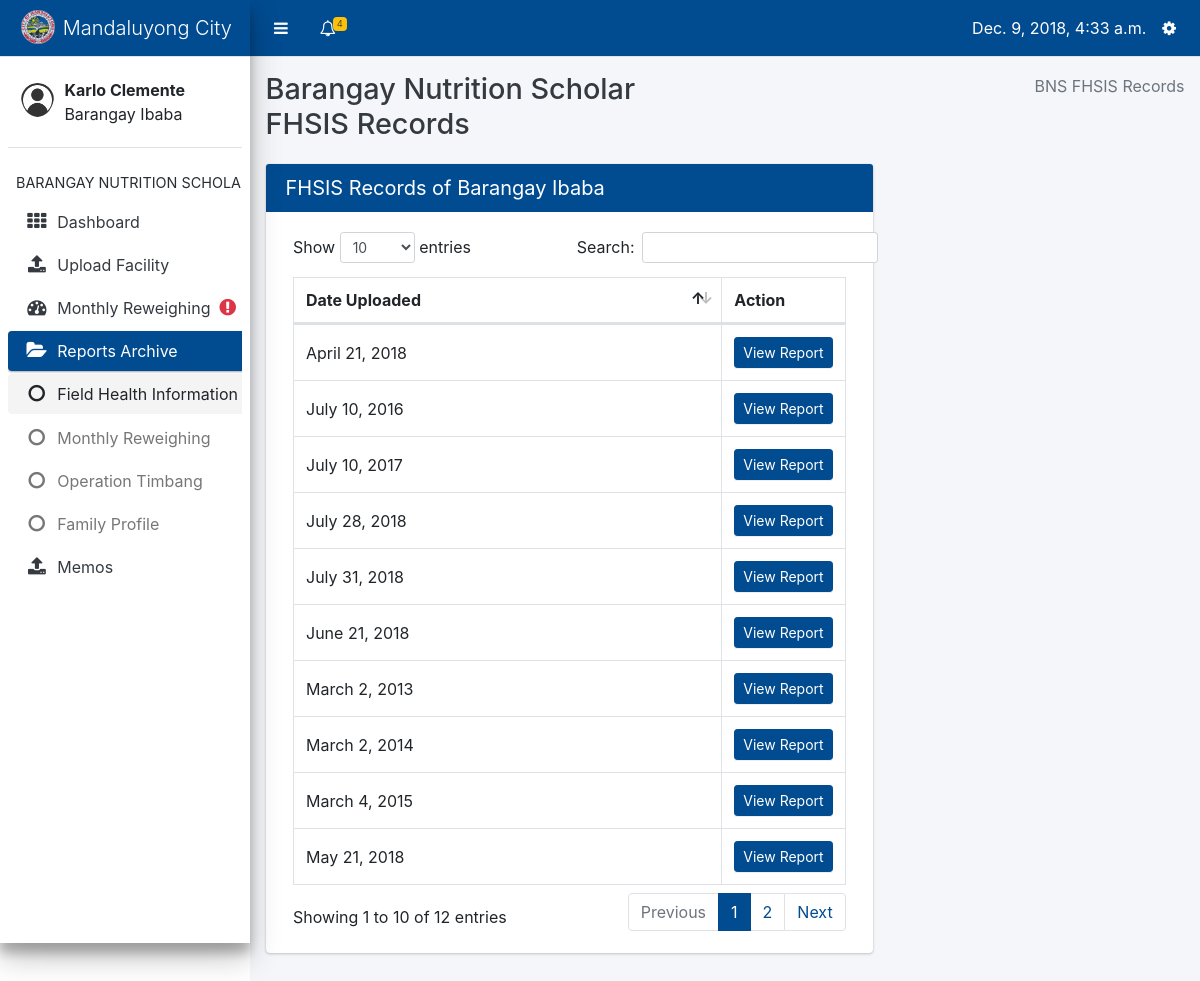
Screenshot of /data-input/bns/fhsis/list (signed in) with the database file from the repository.
### core/models.py (models this page shows, shortened)
class Profile(models.Model):
    user = models.OneToOneField(User, on_delete=models.CASCADE, related_name='profile')
    barangay = models.ForeignKey(Barangay, on_delete=models.CASCADE, null=True, blank=True)
    USER_TYPES = (
        ('Barangay Nutrition Scholar', 'Barangay Nutrition Scholar'),
        ('Nutritionist', 'Nutritionist'),
        ('Nutrition Program Coordinator', 'Nutrition Program Coordinator')
    )
    user_type = models.CharField(max_length=40, choices=USER_TYPES)

### datainput/models.py (models this page shows, shortened)
class Barangay(models.Model):
    name = models.CharField(max_length=100)
    @property
    def has_reweighed(self):
        patients = Patient.objects.filter(barangay=self)
        if patients.count() == 0:
            return False
        for patient in patients:
            try:
                mr = MonthlyReweighing.objects.get(patient=patient, date__month=datetime.now().month)
            except MonthlyReweighing.DoesNotExist:
                return False
        return True

class FHSIS(models.Model):
    date = models.DateTimeField(default=datetime.now)
    uploaded_by = models.ForeignKey('core.Profile', on_delete=models.DO_NOTHING)
    barangay = models.ForeignKey(Barangay, on_delete=models.CASCADE)

### datainput/views.py (the view)
# urls.py: path('bns/fhsis/list', views.show_fhsis_list, name='show_fhsis_list'),
@login_required
def show_fhsis_list(request):
    barangay = Profile.objects.get(user=request.user).barangay
    fhsis_records = FHSIS.objects.filter(barangay=barangay)
    profile = Profile.objects.get(user=request.user)
    context = {
        'active': 'fh',
        'profile': profile,
        'fhsis_records': fhsis_records.order_by('-date')
    }
    return render(request, 'datainput/show_fhsis_list.html', context)

### core/context_processors.py (called while the page is built)
def get_user_type(request):
    if request.user.is_anonymous:
        return {
            'user_type': None
        }
    return {
        'user_type': Profile.objects.get(user=request.user).user_type
    }

def get_notifications(request):
    if not request.user.is_anonymous:
        notifications = Notification.objects.filter(profile_to=Profile.objects.get(user=request.user)).order_by('-date')
        return {
            'notifications': notifications
        }
    return {
        'notifications': None
    }

def get_unread_notifications(request):
    if not request.user.is_anonymous:
        unread_count = Notification.objects.filter(profile_to=Profile.objects.get(user=request.user), is_read=False)
        return {
            'unread_count': unread_count.count()
        }
    return {
        'unread_count': None
    }

def today(request):
    return {
        'today': datetime.now()
    }

def year_now(request):
    return {
        'year_present': datetime.now().year
    }

def profile(request):
    if request.user.is_anonymous:
        return {
            'profile': None
        }
    return {
        'profile': Profile.objects.get(user=request.user)
    }

### datainput/templates/datainput/show_fhsis_list.html (shortened to what this page needs)
{% extends 'core/bns-layout.html' %}
{% block content %}
<div class="content-wrapper" style="min-height: 620px; height: auto; margin-top: 57px;">
    <div class="content-header">
        <div class="container-fluid">
            <div class="row mb-2">
                    <div class="col-sm-6">
                        <h1 class="m-0 text-dark">Barangay Nutrition Scholar FHSIS Records</h1>
                    </div>
                <div class="col-sm-6">
                    <ol class="breadcrumb float-sm-right">
                        <li class="breadcrumb-item active">BNS FHSIS Records</li>
                    </ol>
                </div>
            </div>
        </div>
    </div>
    <section class="content">
        <div class="container-fluid">
            <div class="row">
                <div class="col-8">
                    <div class="card card-primary">
                        <div class="card-header">
                            <h3 class="card-title">FHSIS Records of {{ profile.barangay.name }} </h3>
                        </div>
                        <div class="card-body">
    <table id="family_list" class="table table-bordered table-hover dataTable">
                                <thead>
                                    <tr>
                                        <th>Date Uploaded</th>
                                        <th style="width: 16%;">Action</th>
                                    </tr>
                                </thead>
                                <tbody>
        {% for fhsis in fhsis_records %}
            <tr>
                <td style="vertical-align: middle;">
                    {{ fhsis.date.date }}
                </td>
                <td>
                    <a style="text-align: center;" class="btn btn-primary btn-sm col-12" href="{% url 'datainput:display_fhsis' fhsis.id %}">View Report</a>
                </td>
            </tr>
        {% endfor %}
    </table>
                        </div>
                    </div>
                </div>
            </div>
        </div>
    </section>
</div>
{% endblock %}

### core/templates/core/bns-layout.html (shortened to what this page needs)
{% load static %}
<html>
    <head>
        <link rel="stylesheet" type="text/css" href="{% static 'core/plugins/bootstrap/css/bootstrap.css' %}">
        <link rel="stylesheet" type="text/css" href="{% static 'core/plugins/css/adminlte.css' %}">
        <link rel="stylesheet" type="text/css" href="{% static 'core/plugins/datatables/dataTables.bootstrap4.css' %}">
        <link rel="stylesheet" type="text/css" href="{% static 'core/plugins/font-awesome/css/font-awesome.css' %}">
    </head>
    <body class="sidebar-mini">
        <div class="wrapper">
            <nav class="main-header navbar navbar-expand border-bottom navbar-light bg-primary" style="position: fixed; right: 0; left: 0;">
                <ul class="navbar-nav">
                    <li class="nav-item">
                        <a class="nav-link" data-widget="pushmenu" href="#" style="padding-top: 12px;"><i class="fa fa-bars"></i></a>
                    </li>
                    <li class="nav-item dropdown">
                        <a class="nav-link" data-toggle="dropdown" href="#" aria-expanded="false" style="padding-top: 12px;">
                            <i class="fa fa-bell-o"></i>
                            {% if unread_count > 0 %}
                                <span class="badge badge-warning navbar-badge">
                                {{ unread_count }}</span>
                            {% endif %}
                        </a>
                    </li>
                </ul>
                <ul class="navbar-nav ml-auto">
                    <li class="nav-item mt-2">
                        {{ today }}
                    </li>
                    <li class="nav-item dropdown">
                        <a class="nav-link" data-toggle="dropdown" href="#" aria-expanded="true" style="padding-top: 12px;">
                            <i class="fa fa-cog"></i>
                        </a>
                    </li>
                </ul>
            </nav>
            <aside class="main-sidebar elevation-4 sidebar-light-primary" style="min-height: 620px;">
                <div class="brand-link bg-primary">
                    <img src="{% static 'core/images/com.png' %}" class="brand-image img-circle" style="opacity: .8">
                    <span class="brand-text font-weight-light">Mandaluyong City</span>
                </div>
                <div class="sidebar">
                    <div class="user-panel mt-3 pb-3 mb-3 d-flex">
                        <div class="image">
                            <img src="{% static 'core/images/usr.png' %}" class="img-circle" alt="User Image" style="padding-top: 10px">
                        </div>
                        <div class="info">
                            <div class="d-block"><b>{{ profile.user.first_name }} {{ profile.user.last_name }}</b><br>{{ profile.barangay.name }}</div>
                        </div>
                    </div>
                    <nav class="mt-2">
                        <ul class="nav nav-pills nav-sidebar flex-column" data-widget="treeview" role="menu" data-accordion="false">
                            <li class="nav-header">BARANGAY NUTRITION SCHOLAR</li>
                            <li class="nav-item">
                                <a class="nav-link {% if active == 'db' %}active{% endif %}" href="{% url 'core:bns_dashboard' %}">
                                    <i class="nav-icon fa fa-th"></i>
                                    <p>Dashboard</p>
                                </a>
                            </li>
                            <li class="nav-item">
                                <a href="{% url 'core:bns-index' %}" class="nav-link {% if active == 'uf' %}active{% endif %}">
                                    <i class="nav-icon fa fa-upload"></i>
                                    <p>Upload Facility</p>
                                </a>
                            </li>
                            <li class="nav-item">
                                <a href="{% url 'datainput:latest_monthly_reweighing_index' %}" class="nav-link {% if active == 'mw' %}active{% endif %}">
                                    <i class="nav-icon fa fa-dashboard"></i>
                                    <p>Monthly Reweighing</p>
                                    {% if not profile.barangay.has_reweighed %}
                                        <i class="text-danger nav-icon fa fa-exclamation-circle"></i>
                                    {% endif %}
                                </a>
                            </li>
                            <li class="nav-item has-treeview {% if active == 'fh' or active == 'mr' or active == 'ot' or active == 'fp' %}menu-open{% endif %}">
                            <a href="#" class="nav-link {% if active == 'fh' or active == 'mr' or active == 'ot' or active == 'fp' %}active{% endif %}">
                              <i class="nav-icon fa fa-folder-open"></i>
                              <p>
                                Reports Archive
                              </p>
                            </a>
                            <ul class="nav nav-treeview">
                              <li class="nav-item">
                                <a  href="{% url 'datainput:show_fhsis_list' %}" class="nav-link {% if active == 'fh' %}active{% endif %}">
                                  <i class="fa fa-circle-o nav-icon"></i>
                                  <p>Field Health Information System</p>
                                </a>
                              </li>
                              <li class="nav-item">
                                <a href="{% url 'datainput:monthly_reweighing_list' %}" class="nav-link {% if active == 'mr' %}active{% endif %}">
                                  <i class="fa fa-circle-o nav-icon"></i>
                                  <p>Monthly Reweighing</p>
                                </a>
                              </li>
                              <li class="nav-item">
                                <a href="{% url 'datainput:show_opt_list' %}" class="test nav-link {% if active == 'ot' %}active{% endif %}">
                                  <i class="fa fa-circle-o nav-icon"></i>
                                  <p>Operation Timbang</p>
                                </a>
                              </li>
                                <li class="nav-item">
                                <a href="{% url 'datainput:family_profiles' %}" class="test nav-link {% if active == 'fp' %}active{% endif %}">
                                  <i class="fa fa-circle-o nav-icon"></i>
                                  <p>Family Profile</p>
                                </a>
                              </li>
                            </ul>
                            </li>
                            <li class="nav-item">
                                <a href="{% url 'core:memos' %}" class="nav-link {% if active == 'mm' %}active{% endif %}">
                                    <i class="nav-icon fa fa-upload"></i>
                                    <p>Memos</p>
                                </a>
                            </li>
                        </ul>
                    </nav>
                </div>
            </aside>
            {% block content %}
            {% endblock %}
        </div>
    </body>
</html>

### rows the page displays
Profile: user.first_name "Karlo", user.last_name "Clemente", barangay.name "Barangay Ibaba"
FHSIS: date "July 31, 2018"
FHSIS: date "July 28, 2018"
FHSIS: date "June 21, 2018"
FHSIS: date "May 21, 2018"
FHSIS: date "April 21, 2018"
FHSIS: date "July 10, 2017"
FHSIS: date "July 10, 2016"
FHSIS: date "March 4, 2015"
FHSIS: date "March 2, 2014"
FHSIS: date "March 2, 2013"

### other values shown
{{ unread_count }} "4"
